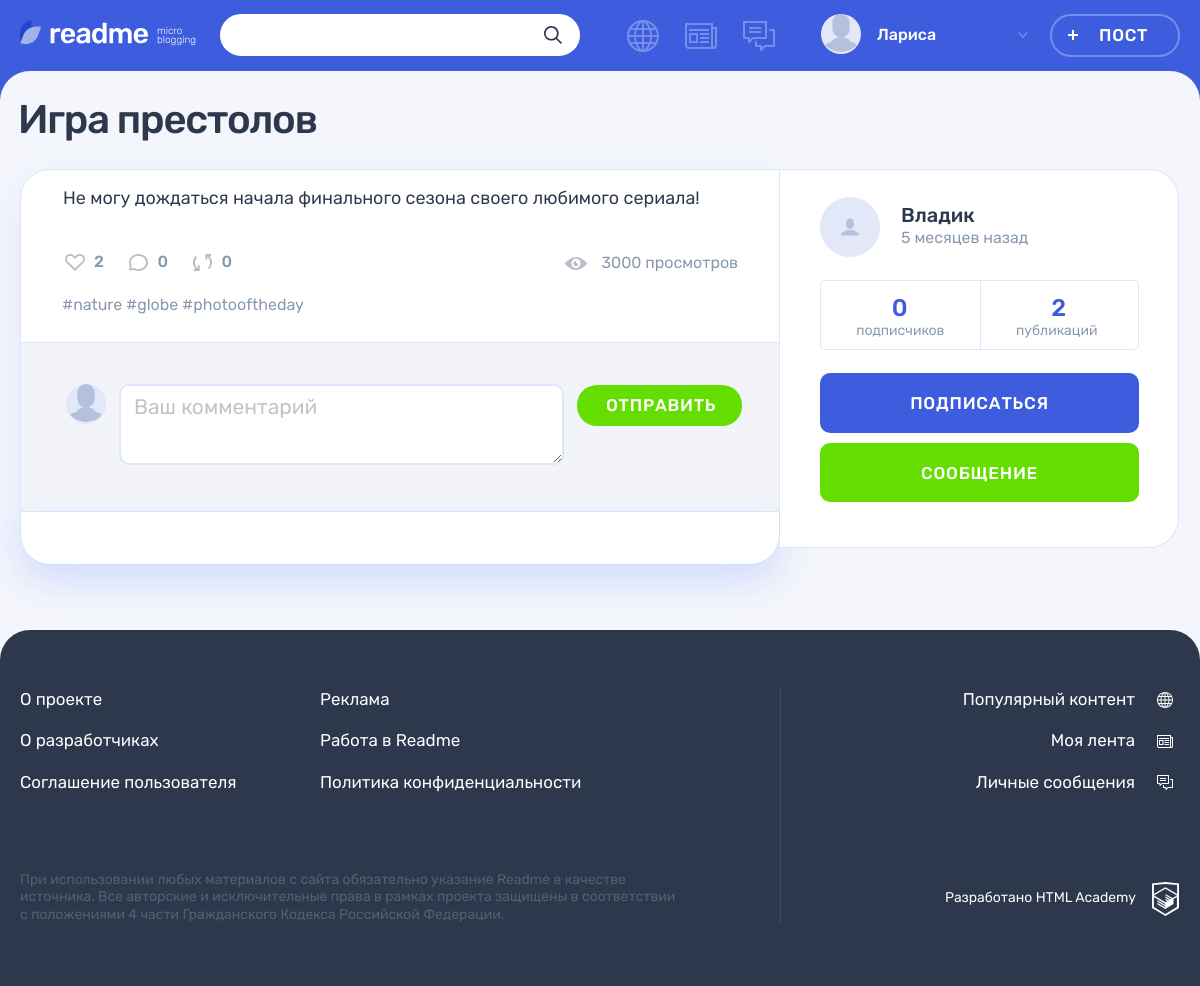
The page /post.php?post-id=2 (signed in) on the database its author committed.
### tables this page shows
CREATE TABLE users (
  id INT UNSIGNED AUTO_INCREMENT PRIMARY KEY,
  registration_date DATETIME NOT NULL DEFAULT CURRENT_TIMESTAMP,
  email VARCHAR(255) NOT NULL UNIQUE,
  login VARCHAR(255) NOT NULL UNIQUE,
  password VARCHAR(255),
  avatar VARCHAR(255)
);

CREATE TABLE posts (
  id INT UNSIGNED AUTO_INCREMENT PRIMARY KEY,
  date_creation DATETIME NOT NULL DEFAULT CURRENT_TIMESTAMP,
  title VARCHAR(255) NOT NULL,
  content TEXT(1000) DEFAULT NULL,
  quote_author VARCHAR(255) DEFAULT NULL,
  image TEXT DEFAULT NULL,
  video VARCHAR(255) DEFAULT NULL,
  website_link VARCHAR(255) DEFAULT NULL,
  views_number INT DEFAULT 0,
  author_id INT UNSIGNED,
  type_id INT UNSIGNED,
  original_recoding_author INT UNSIGNED,
  original_id INT UNSIGNED,
  repost BOOLEAN DEFAULT NULL,

  FOREIGN KEY (author_id) REFERENCES users (id),
  FOREIGN KEY (type_id) REFERENCES content_type (id),
  FOREIGN KEY (original_recoding_author) REFERENCES users (id),
  FOREIGN KEY (original_id) REFERENCES posts (id)
);

### helpers.php (called while the page is built, shortened)
<?php
function get_noun_plural_form(int $number, string $one, string $two, string $many): string
{
    $number = (int)$number;
    $mod10 = $number % 10;
    $mod100 = $number % 100;
    switch (true) {
        case ($mod100 >= 11 && $mod100 <= 20):
            return $many;
        case ($mod10 > 5):
            return $many;
        case ($mod10 >= 2 && $mod10 <= 4):
            return $two;
        default:
            return $many;
    }
}
function include_template(string $name, array $data = []): string
{
    $name = 'templates/' . $name;
    extract($data);
    require $name;
    $result = ob_get_clean();
    return $result;
}
function getRelativeFormat(string $date, string $value="назад"): string
{
    $currentDate = new DateTime("", new DateTimeZone("Europe/Moscow"));
    $publicationDate = new DateTime($date);
    $difference = $currentDate->diff($publicationDate);
    $minutes = $difference->i;
    $hours = $difference->h;
    $days = $difference->d;
    $weeks = floor($days / 7);
    $months = $difference->m;
    $minute = get_noun_plural_form($minutes, 'минуту', 'минуты', 'минут');
    $hour = get_noun_plural_form($hours, 'час', 'часа', 'часов');
    $day = get_noun_plural_form($days, 'день', 'дня', 'дней');
    $week = get_noun_plural_form($weeks, 'неделю', 'недели', 'недель');
    $month = get_noun_plural_form($months, 'месяц', 'месяца', 'месяцев');
    if ($months > 0) {
        $timeDifference = "{$months} {$month} {$value}";
    } elseif ($weeks > 0) {
        $timeDifference = "{$weeks} {$week} {$value}";
    } elseif ($days > 0) {
        $timeDifference = "{$days} {$day} {$value}";
    } elseif ($hours > 0) {
        $timeDifference = "{$hours} {$hour} {$value}";
    } elseif ($minutes > 0) {
        $timeDifference = "{$minutes} {$minute} {$value}";
    } else {
        $timeDifference = "только что";
    }
    return $timeDifference;
}

### templates/post-details.php (the view, shortened to what this page needs)
<main class="page__main page__main--publication">
  <div class="container">
    <h1 class="page__title page__title--publication"><?= htmlspecialchars($post['title']) ?></h1>
    <section class="post-details">
      <div class="post-details__wrapper post-photo">
        <div class="post-details__main-block post post--details">
          <?php if (isset($_GET) && $post['icon_class'] === $types[2]): ?>
            <div class="post-details__image-wrapper post-photo__image-wrapper">
                <img src="uploads/<?= htmlspecialchars($post['image']) ?>" alt="Фото от пользователя" width="760" height="507">
            </div>
          <?php elseif (isset($_GET) && $post['icon_class'] === $types[1]): ?>
            <div class="post-details__image-wrapper post-text">
              <div class="post__main">
                 <p>
                 <?= htmlspecialchars($post['content']) ?>
                </p>
              </div>
            </div>
          <?php elseif (isset($_GET) && $post['icon_class'] === $types[4]): ?>
            <div class="post-details__image-wrapper post-photo__image-wrapper">
                <?= embed_youtube_video(htmlspecialchars($post['video'])) ?>
            </div>
          <?php endif; ?>
          <div class="post__indicators">
            <div class="post__buttons">
              <a class="post__indicator post__indicator--likes button" href="likes.php?post-id=<?= $post['id'] ?>" title="Лайк">
                <svg class="post__indicator-icon" width="20" height="17">
                  <use xlink:href="#icon-heart"></use>
                </svg>
                <span><?= htmlspecialchars($post['likes']) ?></span>
              </a>
              <a class="post__indicator post__indicator--comments button" href="#" title="Комментарии">
                <svg class="post__indicator-icon" width="19" height="17">
                  <use xlink:href="#icon-comment"></use>
                </svg>
                <span><?= htmlspecialchars($commentsCount['count']) ?></span>
              </a>
              <a class="post__indicator post__indicator--repost button" href="repost.php?post-id=<?= $_GET['post-id']?>" title="Репост">
                <svg class="post__indicator-icon" width="19" height="17">
                  <use xlink:href="#icon-repost"></use>
                </svg>
                <span><?= $repostsCount['count'] ?></span>
              </a>
            </div>
            <span class="post__view"><?= htmlspecialchars($post['views_number']) ?> просмотров</span>
          </div>
          <?php if (!empty($hashtags)): ?>
          <ul class="post__tags">
            <?php foreach ($hashtags as $tag): ?>
                <li><a href="search.php?search=%23<?= $tag ?>">#<?= $tag ?></a></li>
            <?php endforeach; ?>
          </ul>
          <?php endif; ?>
          <div class="comments">
            <form class="comments__form form" action="#" method="post">
              <div class="comments__my-avatar">
                <img class="comments__picture" src="uploads/<?= htmlspecialchars($userAvatar) ?>" alt="Аватар пользователя">
              </div>
              <div class="form__input-section<?= !empty($error) ? ' form__input-section--error' : '' ?>">
                <textarea class="comments__textarea form__textarea form__input" name="comment" placeholder="Ваш комментарий"></textarea>
              </div>
              <button class="comments__submit button button--green" type="submit">Отправить</button>
            </form>
            <div class="comments__list-wrapper">
            </div>
          </div>
        </div>
        <div class="post-details__user user">
          <div class="post-details__user-info user__info">
            <div class="post-details__avatar user__avatar">
            </div>
            <div class="post-details__name-wrapper user__name-wrapper">
              <a class="post-details__name user__name" href="profile.php?author_id=<?= htmlspecialchars($post['author_id']) ?>">
                <span><?= htmlspecialchars($post['login']) ?></span>
              </a>
              <time class="post-details__time user__time" datetime="<?= htmlspecialchars($post['date_creation']) ?>"><?= getRelativeFormat(htmlspecialchars($post['date_creation'])) ?></time>
            </div>
          </div>
          <div class="post-details__rating user__rating">
            <p class="post-details__rating-item user__rating-item user__rating-item--subscribers">
              <span class="post-details__rating-amount user__rating-amount"><?= $followerCounts ?></span>
              <span class="post-details__rating-text user__rating-text">подписчиков</span>
            </p>
            <p class="post-details__rating-item user__rating-item user__rating-item--publications">
              <span class="post-details__rating-amount user__rating-amount"><?= $postsCount ?></span>
              <span class="post-details__rating-text user__rating-text">публикаций</span>
            </p>
          </div>
          <div class="post-details__user-buttons user__buttons">
            <?php if ($followerInformation['follower'] !== $user): ?>
            <a class="user__button user__button--subscription button button--main" href="subscription.php?author_id=<?= htmlspecialchars($post['author_id']) ?>">Подписаться</a>
            <?php  else: ?>
            <a class="user__button user__button--subscription button button--main" href="subscription.php?author_id=<?= htmlspecialchars($post['author_id']) ?>">Отписаться</a>
            <?php endif ?>
            <a class="user__button user__button--writing button button--green" href="<?= htmlspecialchars($post['author_id']) !== $user ? 'messages.php?interlocutor_id=' . htmlspecialchars($post['author_id']) : '' ?>">Сообщение</a>
          </div>
        </div>
      </div>
    </section>
  </div>
</main>

### templates/layout.php (shortened to what this page needs)
<!DOCTYPE html>
<html lang="ru">
<head>
    <link rel="stylesheet" href="css/main.css">
</head>
<body class="page">
<header class="header">
    <div class="header__wrapper container">
        <div class="header__logo-wrapper">
            <a class="header__logo-link" href="feed.php">
                <img class="header__logo" src="img/logo.svg" alt="Логотип readme" width="128" height="24">
            </a>
            <p class="header__topic">
                micro blogging
            </p>
        </div>
        <form class="header__search-form form" action="search.php" method="get">
            <div class="header__search">
                <input class="header__search-input form__input" name="search" type="search">
                <button class="header__search-button button" type="submit">
                    <svg class="header__search-icon" width="18" height="18">
                        <use xlink:href="#icon-search"></use>
                    </svg>
                </button>
            </div>
        </form>
        <div class="header__nav-wrapper">
            <?php if ($_SERVER['REQUEST_URI'] !== "/registration.php"): ?>
            <nav class="header__nav">
                <ul class="header__my-nav">
                <?php foreach ($menuElements as $menuElement): ?>
                    <li class="header__my-page header__my-page--<?= $menuElement ?>">
                        <a class="header__page-link <?= $activeClass =  $_SERVER['REQUEST_URI'] === ('/' . $menuElement . '.php') ? 'header__page-link--active' : ''; ?>" href="<?= $menuElement ?>.php" title="<?= $russianValues[$menuElement] ?>">
                        </a>
                    </li>
                <?php endforeach; ?>
                </ul>
                <ul class="header__user-nav">
                    <li class="header__profile">
                        <a class="header__profile-link" href="#">
                            <div class="header__avatar-wrapper">
                                <img class="header__profile-avatar" src="uploads/<?= htmlspecialchars($userAvatar) ?>" alt="Аватар профиля">
                            </div>
                            <div class="header__profile-name">
                                <span>
                                    <?= htmlspecialchars($userName) ?>
                                </span>
                                <svg class="header__link-arrow" width="10" height="6">
                                    <use xlink:href="#icon-arrow-right-ad"></use>
                                </svg>
                            </div>
                        </a>
                    </li>
                    <li>
                        <a class="header__post-button button button--transparent" href="add.php?form-type=quote">Пост</a>
                    </li>
                </ul>
            </nav>
            <?php endif; ?>
        </div>
    </div>
</header>
<?= $content ?>
<footer class="footer">
    <div class="footer__wrapper">
        <div class="footer__container container">
            <div class="footer__site-info">
                <div class="footer__site-nav">
                    <ul class="footer__info-pages">
                        <li class="footer__info-page">
                            <a class="footer__page-link" href="#">О проекте</a>
                        </li>
                        <li class="footer__info-page">
                            <a class="footer__page-link" href="#">Реклама</a>
                        </li>
                        <li class="footer__info-page">
                            <a class="footer__page-link" href="#">О разработчиках</a>
                        </li>
                        <li class="footer__info-page">
                            <a class="footer__page-link" href="#">Работа в Readme</a>
                        </li>
                        <li class="footer__info-page">
                            <a class="footer__page-link" href="#">Соглашение пользователя</a>
                        </li>
                        <li class="footer__info-page">
                            <a class="footer__page-link" href="#">Политика конфиденциальности</a>
                        </li>
                    </ul>
                </div>
                <p class="footer__license">
                    При использовании любых материалов с сайта обязательно указание Readme в качестве источника. Все авторские и исключительные права в рамках проекта защищены в соответствии с положениями 4 части Гражданского Кодекса Российской Федерации.
                </p>
            </div>
            <div class="footer__my-info">
                <ul class="footer__my-pages">
                <?php foreach ($menuElements as $menuElement): ?>
                    <li class="footer__my-page footer__my-page--<?= $menuElement ?>">
                        <a class="footer__page-link" href="<?= $menuElement ?>.php"><?= $russianValues[$menuElement] ?></a>
                    </li>
                <?php endforeach; ?>
                </ul>
                <div class="footer__copyright">
                    <a class="footer__copyright-link" href="#">
                        <span>Разработано HTML Academy</span>
                        <svg class="footer__copyright-logo" width="27" height="34">
                            <use xlink:href="#icon-htmlacademy"></use>
                        </svg>
                    </a>
                </div>
            </div>
        </div>
    </div>
</footer>
</body>
</html>

### rows shown on the page
users: login "Лариса"
posts: title "Игра престолов", content "Не могу дождаться начала финального сезона своего любимого сериала!", views_number "3000", author.login "Владик", date_creation "5 месяцев назад"

### other values the page prints
$post['likes'] "2"
$commentsCount['count'] "0"
$repostsCount['count'] "0"
$tag "nature"
$tag "globe"
$tag "photooftheday"
$followerCounts "0"
$postsCount "2"
$russianValues[$menuElement] "Популярный контент"
$russianValues[$menuElement] "Моя лента"
$russianValues[$menuElement] "Личные сообщения"
